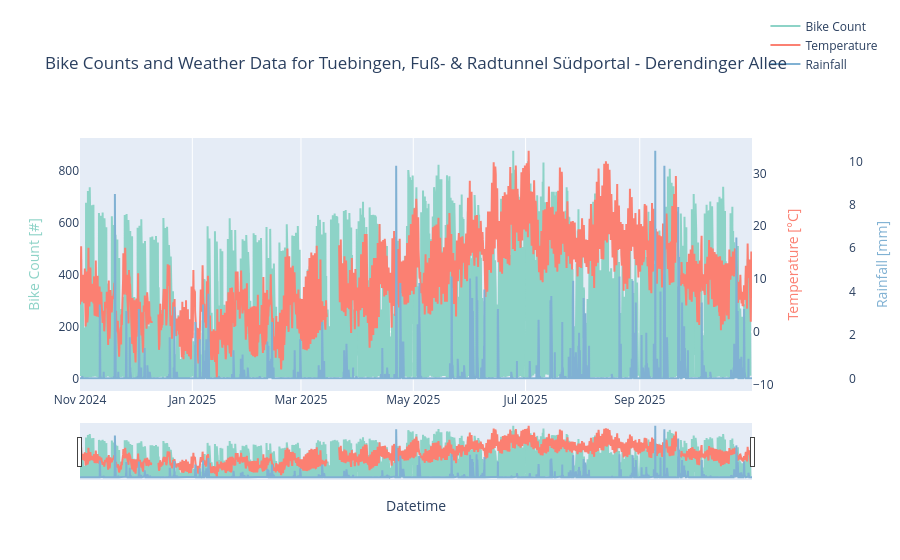

Here is the notebook cell this chart was saved with:
### Code cell
plot_data_overlay("Tuebingen", "Fuß- & Radtunnel Südportal - Derendinger Allee")

### Figure 1 — Plotly figure (JSON) as saved in the notebook; plotly's stock layout.template omitted (floating-point values rounded to 4 significant figures; data arrays with more than 128 entries replaced by an {"elided": "..."} marker saying what was removed)
{"data": [{"line": {"color": "rgb(141,211,199)"}, "name": "Bike Count", "type": "scatter", "x": {"elided": "8759 str values"}, "y": {"elided": "8759 float values"}, "yaxis": "y"}, {"line": {"color": "rgb(251,128,114)"}, "name": "Temperature", "type": "scatter", "x": {"elided": "8759 str values"}, "y": {"elided": "8759 float values"}, "yaxis": "y2"}, {"line": {"color": "rgb(128,177,211)"}, "name": "Rainfall", "type": "scatter", "x": {"elided": "8759 str values"}, "y": {"elided": "8759 float values"}, "yaxis": "y3"}], "layout": {"hovermode": "x unified", "legend": {"y": 1.5}, "title": {"text": "Bike Counts and Weather Data for Tuebingen, Fuß- & Radtunnel Südportal - Derendinger Allee"}, "xaxis": {"rangeslider": {"visible": true}, "title": {"text": "Datetime"}}, "yaxis": {"showgrid": false, "side": "left", "title": {"font": {"color": "rgb(141,211,199)"}, "text": "Bike Count [#]"}}, "yaxis2": {"anchor": "x", "overlaying": "y", "showgrid": false, "side": "right", "title": {"font": {"color": "rgb(251,128,114)"}, "text": "Temperature [°C]"}}, "yaxis3": {"anchor": "free", "autoshift": true, "overlaying": "y", "shift": 50, "showgrid": false, "side": "right", "title": {"font": {"color": "rgb(128,177,211)"}, "text": "Rainfall [mm]"}}}}
